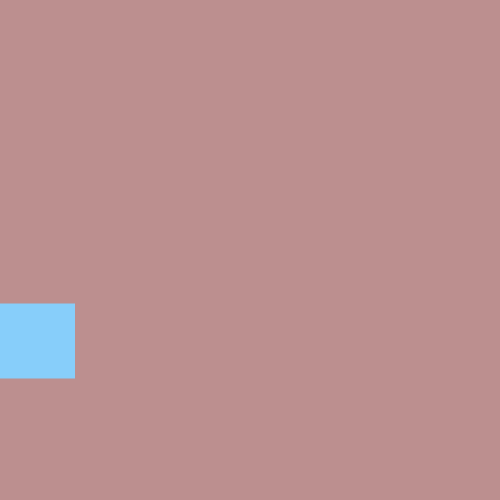
Frame 1 (no input)
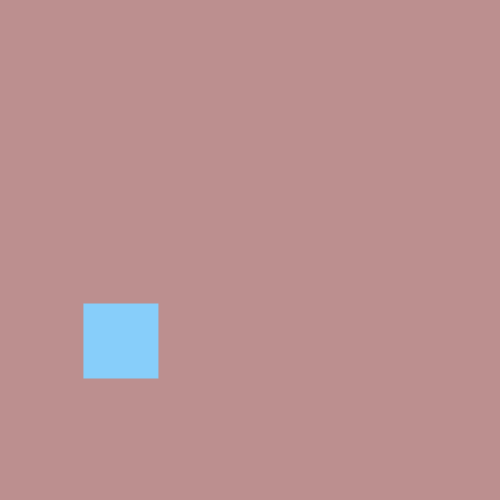
Frame 60 (no input)
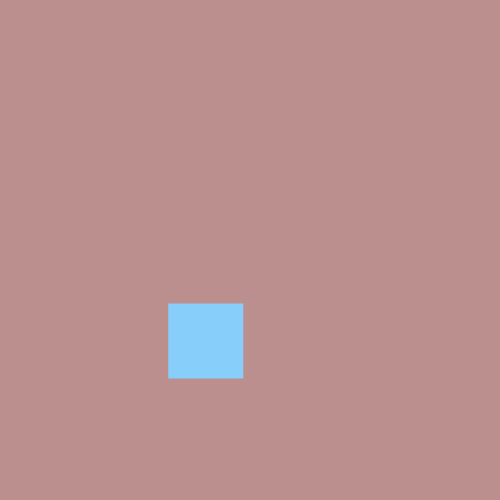
Frame 120 (the mouse pressed at the canvas centre since frame 60)

The p5.js sketch that drew these frames (run headless with seeded random() and noise() and a simulated clock; from frame 60 on, the mouse is pressed at the canvas centre):

// p5.js sketch
// ── sketch.js
let rectX = 0;
const rectHeight = 75;
let rectY;
const rectWidth = 75;

let clickCount = 0;

let speed;


function setup() {
  createCanvas(500, 500);
  rectY = random(height - rectHeight);
  speed = random(1, 3);
}

function draw() {
  background('rosybrown');
  drawShape();
  rectX += speed;
  fill('azure');
  textSize(20);
  if(rectX > width) {
    noLoop();
    text('You have successfully clicked ' + clickCount + ' times!', 75, 200);
  }
}



function mousePressed() {
  if ((mouseX >= rectX && mouseX <= rectX + rectWidth) && (mouseY >= rectY && mouseY <= rectY + rectHeight)) {
    clickCount++;
    console.log ('hit', clickCount);
  }
}

function drawShape () {
  fill('lightskyblue');
  strokeWeight(0);
  rect(rectX, rectY, rectWidth, rectHeight);
}
